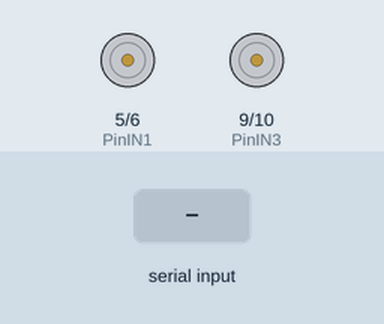
The sketch below on a simulated Arduino Uno, built with avr-gcc and run on an emulated ATmega328P. Parts: motor-driver pin pairs drawn as motors (green arrow = first pin HIGH = forward, orange = second pin HIGH = backward, longer = more drive). The inputs (shaded band) are chosen by the test bench. The modem accepts every AT command (registered, SIM ready, sends succeed) and sends nothing else.

Above: at 1.2 s.
1.3 s: "ADE" received over the second serial link
At 1.77 s:
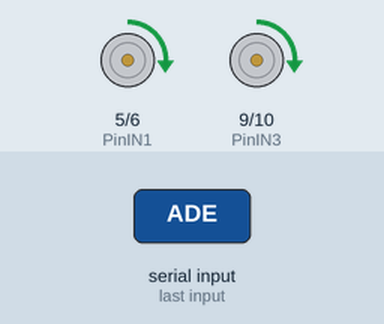
At 2.37 s:
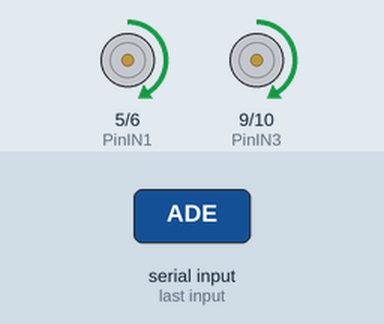
4.3 s: "ATR" received over the second serial link
At 4.89 s:
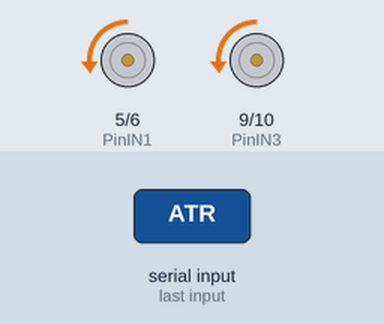
Timing chart, 0 to 9.0 s (numbered marks = the images above; inputs shaded):
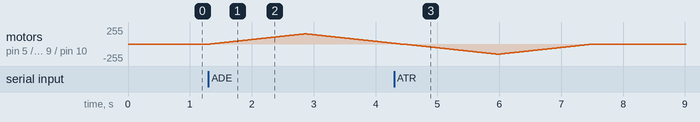

The sketch:

Prueba_Ade_Atr_Der_Izq.ino
```cpp
#include <SoftwareSerial.h> // libreria para seriales

SoftwareSerial hc06(2,3); // definir el hc06 en los pines 2 y 3, ver archivo para esquema del RX y TX (pilas con los 3.3v, puede que requiera divisor de tensión)

String cmd=""; //variable para bytes que llegan
String respuesta=""; //variable para bytes que llegan

// Pines para el L298N
int PinIN1 = 5;
int PinIN2 = 6;
int PinIN3 = 9;
int PinIN4 = 10;

// Para controlar movimiento
int E1 = 0;
int E2 = 0;
int E3 = 0;
int E4 = 0;

int Max_Vel = 153; // Maxima Velocidad
int Min_Vel = 0; // Minima Velocidad
int P_Ramp = 10; // Pausa para rampa de aceleración y desaceleración

void setup(){
  //Initialize Bluetooth Serial Port
  hc06.begin(9600); // arrancar bluetooth
}

void loop(){
  //Read data from HC06

  if(hc06.available()>0){ // es mayor que 0 cuando llega algo al buffer
    delay(10); // esperar un poco par que teminen de cargar los datos
    while(hc06.available()>0){ //ejecutar ciclo para leer todo lo que tenga el buffer
      cmd+=(char)hc06.read();
      }
  }
  //Select function with cmd
  if(cmd!=""){
    if(cmd=="ADE"){
        Responder();
        MoverADE();
    }
    if(cmd=="ATR"){
        Responder();
        MoverATR();
    }
    if(cmd=="DER"){
        Responder();
        MoverDER();
    }
    if(cmd=="IZQ"){
        Responder();
        MoverIZQ();
    }
  }
}


void Responder()
{
    respuesta=cmd+"_ERRE"+char(13)+char(10);
    hc06.print(respuesta); // regresa lo que recibe + cadena
    // Write the terminator "Carriage Return"=13 and "Linefeed"=10.
    cmd=""; //reset cmd
    respuesta=""; //reset respuesta
}

void MoverADE()
{
  E1=1; E2=0; E3=1; E4=0;
  Mover();
  Parar();
}
void MoverATR()
{
  E1=0; E2=1; E3=0; E4=1;
  Mover();
  Parar();
}

void MoverIZQ()
{
  E1=1; E2=0; E3=0; E4=1;
  Mover();
  Parar();
}

void MoverDER()
{
  E1=0; E2=1; E3=1; E4=0;
  Mover();
  Parar();
}

void Parar()
{
  analogWrite (PinIN1, 0);
  analogWrite (PinIN2, 0);
  analogWrite (PinIN3, 0);
  analogWrite (PinIN4, 0);
}

void Mover()
{
  for (int i=Min_Vel;i<=Max_Vel;i++){
    analogWrite (PinIN1, i*E1);
    analogWrite (PinIN2, i*E2);
    analogWrite (PinIN3, i*E3);
    analogWrite (PinIN4, i*E4);
    delay(P_Ramp);
  }
  for (int i=Max_Vel;i>=Min_Vel;i--){
    analogWrite (PinIN1, i*E1);
    analogWrite (PinIN2, i*E2);
    analogWrite (PinIN3, i*E3);
    analogWrite (PinIN4, i*E4);
    delay(P_Ramp);
  }
}
```

Measured:
- after the input at 1.3 s, motor on pin 5 (PinIN1) / pin 6 (PinIN2), motor on pin 9 (PinIN3) / pin 10 (PinIN4): rises from stopped to forward 153/255 in 1.5 s, then falls to forward 11/255 in 1.4 s
